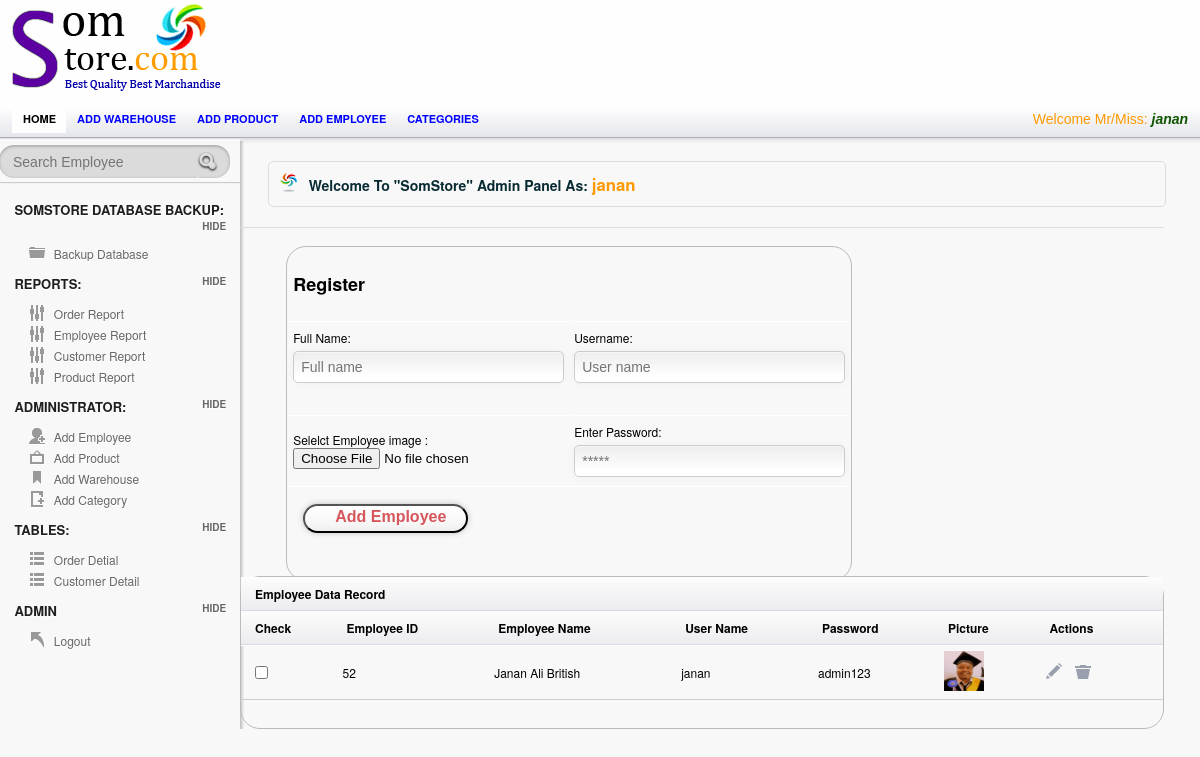
The page /Admin/Employee.php (signed in) on the database its author committed.
### tables this page shows
CREATE TABLE `employee` (
  `Employee_ID` int(95) NOT NULL AUTO_INCREMENT,
  `Employee_Name` varchar(25) NOT NULL,
  `Username` varchar(25) NOT NULL,
  `Password` varchar(25) NOT NULL,
  `Picture` varchar(255) NOT NULL,
  PRIMARY KEY (`Employee_ID`)
);

### session.php (called while the page is built, shortened)
<?php
include('config.php');
$check=$_SESSION['login_username'];
$session=mysqli_query($mysqli, "select Username from employee where Username='$check' ");
$row=mysqli_fetch_array($session);
$login_session=$row['Username'];
?>

### Admin/Employee.php (the view, shortened to what this page needs)
<?php
include("../session.php");
include("../config.php");
?>
<!doctype html>
<html lang="en">
<head>
	<link rel="stylesheet" href="css/layout.css" type="text/css" media="screen" />
</head>
<body>
<div id="container">
	   <div id="header">
		<div id="logo-banner">
				<div id="logo">
					<a href="index.php"><img src="images/logo.png" alt="" /></a>
				</div>
				<div id="banner">
				</div>
		</div>
		</div>
	<div id="content-wrap">
	<section id="secondary_bar">
             <nav>
                <ul>
                    <li class="selected"><a href="index.php">Home</a></li>
                    <li><a href="add_warehouse.php">Add warehouse</a></li>
                    <li><a href="add_product.php">Add product</a></li>
                    <li><a href="Employee.php">Add employee</a></li>
                    <li><a href="add_category.php">Categories</a></li>
                    <li class="logout"> <span class="check"> <?php echo "Welcome Mr/Miss:   ". "<font color='##fa5400'><i><b>".$login_session."</b></i></font>" ;?> </span></li>
                </ul>
            </nav>
	</section>
<aside id="sidebar" class="column">
				<div id="search">
					<form action="searchemplo.php" method="post" accept-charset="utf-8">
						<input type="text"  title="Search..." class="blink field"  placeholder="Search Employee"  name='search' size=60 maxlength=100/>
						<input class="search-button" type="submit" value="Submit" />
						<div class="cl">&nbsp;</div>
					</form>
				</div>
		<hr/>
		<h3> SomStore Database Backup:</h3>
		<ul class="toggle">
		    <li class="icn_folder"><a href="Backup.php">Backup Database</a></li>
		</ul>
		<h3>Reports:</h3>
		<ul class="toggle">
		    <li class="icn_settings"><a href="OrderReports.php">Order Report</a></li>
			<li class="icn_settings"><a href="EmployeeReport.php">Employee Report</a></li>
			<li class="icn_settings"><a href="CustomerReport.php">Customer Report</a></li>
			<li class="icn_settings"><a href="ProductReport.php"> Product Report</a></li>
		</ul>
		<h3>Administrator:</h3>
		<ul class="toggle">
		    <li class="icn_add_user"><a href="Employee.php">Add Employee</a></li>
			<li class="icn_photo"><a href="add_product.php">Add Product</a></li>
			<li class="icn_tags"><a href="add_warehouse.php">Add Warehouse</a></li>
			<li class="icn_new_article"><a href="add_category.php">Add Category</a></li>
		</ul>
        <h3>Tables:</h3>
		<ul class="toggle">
		    <li class="icn_categories"><a href="order.php">Order Detial</a></li>
     		<li class="icn_categories"><a href="customerTable.php">Customer Detail</a></li>
		</ul>
		<h3>Admin</h3>
		<ul class="toggle">
			<li class="icn_jump_back"><a href="../logout.php">Logout</a></li>
		</ul>
	</aside>
	<section id="main" class="column">
	<h4 class="alert_info">Welcome To <strong>"SomStore"</strong> Admin Panel As: <?php echo "  ". "<font color='#f90'><big><b>".$login_session."</b></big></font>" ;?>  </h4>
	<div id="form_wrapper" class="form_wrapper">
		 <table>
					<form class="register active" id="myForm"action="empRegistration.php"  method="POST" >
					<th colspan="3"><h2>Register</h2> </th>
        <tr>
       <td>
	  <label>Full Name:</label>
		<input type="text" id="empValid" name="fullname" placeholder="Full name" />
	  </td>
      <td>
	     <label>Username:</label>
		<input type="text" id="username" name="username" placeholder="User name" />
      </td>
		</tr>
    <tr>
         <td>
		<label> Selelct Employee image :</label>
		<input type="file" name="picture" id="picture"  required>
	    </td>
       <td>
		<label> Enter Password:</label>
		<input type="password" id="password" name="password" placeholder="*****" >
	</td>
   </tr>
						<div class="bottom">
						<td colspan="3">
						<button name="submit" id="submit" title="Click to Save"  class="a-btn"> <span class="a-btn-text"> Add Employee</span></button>
						</td>
						</div>
	</form>
	</table>
	</div>
<?php
$result = mysqli_query($mysqli,"SELECT * FROM employee");
?>
      <div id="tab1" class="tab_content">
  <table class="tablesorter" cellspacing="0">
			<thead><tr> <th colspan="7"> Employee Data Record</th>  </tr> <thead>
		<thead>
			<tr>
   		    <th>Check</th>
    	      <th>Employee ID</th>
              <th> Employee Name</th>
    		<th>User Name</th>
		    <th>Password</th>
           <th>Picture</th>
    		<th>Actions</th>
			</tr>
		</thead>
		<tbody>
<?php while($row = mysqli_fetch_array($result))
  {?>
      <tr>
    <td><input type="checkbox"></td>
    <td><?Php echo $row['Employee_ID']; ?></td>
    <td><?php echo $row['Employee_Name']; ?></td>
   <td><?php echo $row['Username']; ?></td>
	<td><?php echo $row['Password']; ?></td>
	<td><img src="../images/<?php echo $row['Picture']; ?>" width="40" height="40"></td>
    <td> <a href="empViewUpdate.php?update=<?php echo $row['Employee_ID']; ?>"  onClick="edit(this);" title="empEdit" >  <input type="image" src="images/icn_edit.png" title="Edit"> </a>
     <a href="empDelete.php?delete=<?php echo $row['Employee_ID']; ?>" onClick="del(this);" title="Delete"><input type="image" src="images/icn_trash.png" title="Trash"/>  </a></td>
    </tr>
  <?php }mysqli_close($mysqli);?>
      </tbody>
</table>
 </div>
	</section>
          </div>
   </div>
</body>
</html>

### rows shown on the page
employee: Username "janan", Employee_ID "52", Employee_Name "Janan Ali British", Password "admin123", Picture (picture)
